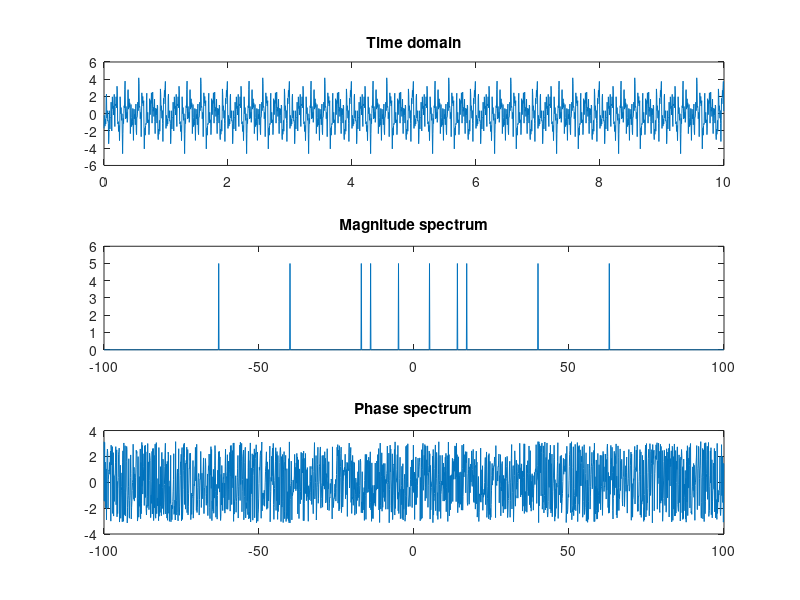

Recreate this plot in MATLAB. (Note: this script raises an error after producing the figure.)
% Week 5 Code challenge
clear;
close all;
clc;
set(0,'DefaultFigureWindowStyle','docked');
% Note some common variable naming standards:
% Start with lower case letter for time domain signal
% i.e x, y
% Start with Upper case letter for frequency domain signal
% i.e. X, Y

%% Part A
% --- Q1 ---
% Define commonly used variables and magic numbers
samples = 2000;
T = 10;

% Time vector goes from 0 to 10 seconds
tA = linspace(0, T, samples+1);
tA(end) = [];

% --- Q2 ---
% Define commonly used variables and magic numbers
f = [5 14 17 40 63];
n = 1:5;

% Calculate the composite waveform
phase = repmat(n'*pi/4, [1 length(tA)]);
x = cos(2*pi*f'*tA + phase);
x = sum(x);

% --- Q3 --- 
% Find sampling frequency to be able to determine the frequency vector
fsA = 1/(tA(2) - tA(1));

% Calculate frequency vector
fA = linspace(-fsA/2, fsA/2, length(tA) + 1);
fA(end) = [];

% --- Q4 --- 
% Transform to frequency domain
X = fft(x);

% NOTE: Careful to note that if 'x' is a 1 x samples we can fft this straight 
% up as shown above but if 'a' is a matrix of signals, say 
% num_signals x samples, we must fft each row individually and NOT do fft(a)

% --- Q5 --- 
% NOTE:
% Divide by scaling factor when viewing the magnitude spectrum as MATLAB does
% scaling when using fft(). 
% Divide by length of signal if the signal is simple and made up of constant
% pure sinosoids
% (i.e. cos(...) + sin(...)
% Divide by fs if otherwise
% (i.e. a speech signal)

% Plot the signal in the time and frequency domains
figure
subplot(3,1,1)
plot(tA, x)
title("Time domain")

subplot(3, 1, 2)
plot(fA, fftshift(abs(X))/fsA)
title("Magnitude spectrum")

subplot(3, 1, 3)
plot(fA, fftshift(angle(X)))
title("Phase spectrum")

% Lets have a closer look at the time domain as it's hard to see what's
% happening


%% Part B

% --- Q1 ---
% Define commonly used variables and magic numbers

% Time vector goes from -50 to +50 seconds
tB = linspace(-50, 50, samples + 1);
tB(end) = [];

% --- Q2 --- 
% Define commonly used variables and magic numbers
fc = 5;
% Generate the signal and its shifted version
y = sinc(tB);
yshift = y.*cos(2*pi*fc*tB);

% --- Q3 --- 
% Find sampling frequency to be able to determine the frequency vector
fsB = 1/(tB(2) - tB(1));

% Calculate the frequency vector 
fB = linspace(-fsB/2, fsB/2, length(tB)+1);
fB(end) = [];

% --- Q4 --- 
% Transform to frequency domain
Y = fft(y);
YShift = fft(yShift);

% --- Q5 --- 
% Remember from before:
% Divide by scaling factor when viewing the magnitude spectrum as MATLAB does
% scaling when using fft(). 
% Divide by length of signal if the signal is simple and made up of constant pure sinosoids
% (i.e. cos(...) + sin(...)
% Divide by fs if otherwise
% (i.e. a speech signal)
figure

subplot(2, 2, 1)
plot(tB, y)
title("y(t)")

subplot(2, 2, 2)
plot(fB, fftshift(abs(Y))/fsB)
title("Y(f)")

subplot(2, 2, 3)
plot(tB, yShift)
title("yShift(t)")

subplot(2, 2, 4)
plot(fB, fftShift(abs(YShift))/fsB)
title("YShift(f)")